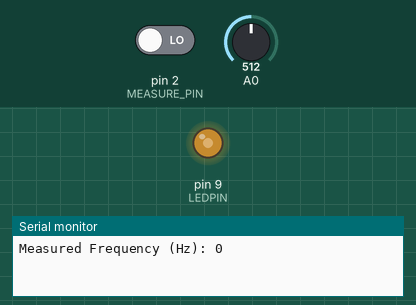
Recording of a sketch running on a simulated Arduino Uno, built with avr-gcc and run on an emulated ATmega328P. On the bench: output pins drawn as LEDs (lit = HIGH), the last lines printed to the serial monitor. The test bench sets the inputs (shaded band); at power-on: A0 = 512, pin 2 (MEASURE_PIN) LOW.

Above: at 1.2 s.
1.3 s: A0 set to 716
At 2.4 s:
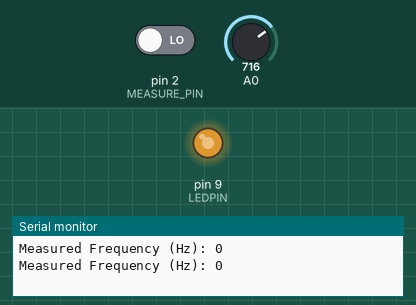
2.8 s: A0 set to 900
At 3.5 s:
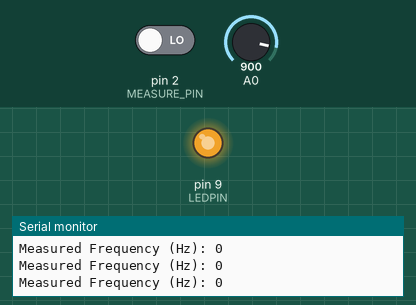
4.3 s: A0 set to 122
At 4.7 s:
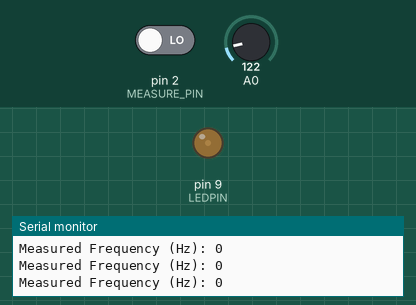
5.8 s: A0 set to 0
At 7.0 s:
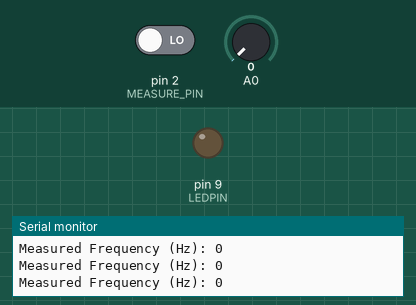
Timing chart, 0 to 8.3 s (numbered marks = the images above; inputs shaded):
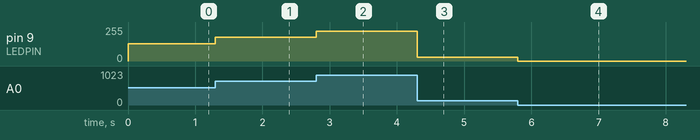

Measured:
- after the input at 1.3 s, pin 9 (LEDPIN): 128/255 → 178/255 at once
- after the input at 2.8 s, pin 9 (LEDPIN): 178/255 → 224/255 at once
- after the input at 4.3 s, pin 9 (LEDPIN): 224/255 → 30/255 at once
- after the input at 5.8 s, pin 9 (LEDPIN): 30/255 → 0/255 at once

The sketch:

Day_6.ino
```cpp
const int MEASURE_PIN = 2; // Wire from pin 9 to pin 2 to measure frequency
const int LEDPIN = 9;

// Frequency measurement variables
unsigned long lastTime = 0;
unsigned long edgeCount = 0;
unsigned long lastInterruptTime = 0;

void onEdge() {
  // Simple software debounce/edge counter for measuring frequency
  unsigned long now = millis();
  if (now - lastInterruptTime > 1) { // Noise filter
    edgeCount++;
    lastInterruptTime = now;
  }
}

void setup() {
  Serial.begin(9600);
  pinMode(MEASURE_PIN, INPUT);
  attachInterrupt(digitalPinToInterrupt(MEASURE_PIN), onEdge, RISING);

  pinMode(LEDPIN, OUTPUT);

  // Clear Timer1 control registers to start fresh
  TCCR1A = 0;
  TCCR1B = 0;

  // Set ICR1 (TOP value) for 1 kHz frequency with prescaler 8
  ICR1 = 1999;

  // Set initial duty cycle to 50%
  OCR1A = ICR1 / 2;

  // Set up TCCR1A and TCCR1B for Fast PWM mode 14 with prescaler 8
  TCCR1A = (1 << COM1A1) | (1 << WGM11);
  TCCR1B = (1 << WGM13) | (1 << WGM12) | (1 << CS11);
}

void loop() {
  // Map potentiometer to initial OCR1A
  OCR1A = map(analogRead(A0), 0, 1023, 0, ICR1);

  // Read the potentiometer on A0 and map it to OCR1A (from 0 to ICR1)
  int raw = analogRead(A0);
  OCR1A = map(raw, 0, 1023, 0, ICR1);

  // Print out the measured frequency every 1 second using our Pin 2 counter
  unsigned long now = millis();
  if (now - lastTime >= 1000) {
    lastTime = now;
    Serial.print("Measured Frequency (Hz): ");
    Serial.println(edgeCount);
    edgeCount = 0; // Reset for next second
  }
}
```
